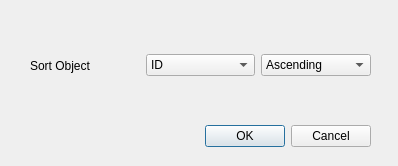
<?xml version="1.0" encoding="UTF-8"?>
<ui version="4.0">
 <class>SortDialog</class>
 <widget class="QDialog" name="SortDialog">
  <property name="geometry">
   <rect>
    <x>0</x>
    <y>0</y>
    <width>398</width>
    <height>166</height>
   </rect>
  </property>
  <property name="windowTitle">
   <string>Dialog</string>
  </property>
  <widget class="QDialogButtonBox" name="buttonBox">
   <property name="geometry">
    <rect>
     <x>30</x>
     <y>120</y>
     <width>341</width>
     <height>32</height>
    </rect>
   </property>
   <property name="orientation">
    <enum>Qt::Horizontal</enum>
   </property>
   <property name="standardButtons">
    <set>QDialogButtonBox::Cancel|QDialogButtonBox::Ok</set>
   </property>
  </widget>
  <widget class="QWidget" name="horizontalLayoutWidget">
   <property name="geometry">
    <rect>
     <x>30</x>
     <y>40</y>
     <width>341</width>
     <height>51</height>
    </rect>
   </property>
   <layout class="QHBoxLayout" name="horizontalLayout_5">
    <item>
     <widget class="QLabel" name="label_21">
      <property name="text">
       <string>Sort Object</string>
      </property>
     </widget>
    </item>
    <item>
     <widget class="QComboBox" name="sortTarget">
      <property name="currentText">
       <string>ID</string>
      </property>
      <item>
       <property name="text">
        <string>ID</string>
       </property>
      </item>
      <item>
       <property name="text">
        <string>Name</string>
       </property>
      </item>
      <item>
       <property name="text">
        <string>Gender</string>
       </property>
      </item>
      <item>
       <property name="text">
        <string>DOB</string>
       </property>
      </item>
      <item>
       <property name="text">
        <string>Hometown</string>
       </property>
      </item>
      <item>
       <property name="text">
        <string>Address</string>
       </property>
      </item>
     </widget>
    </item>
    <item>
     <widget class="QComboBox" name="sortOrder">
      <property name="currentText">
       <string>Ascending</string>
      </property>
      <item>
       <property name="text">
        <string>Ascending</string>
       </property>
      </item>
      <item>
       <property name="text">
        <string>Descending</string>
       </property>
      </item>
     </widget>
    </item>
   </layout>
  </widget>
 </widget>
 <resources/>
 <connections>
  <connection>
   <sender>buttonBox</sender>
   <signal>accepted()</signal>
   <receiver>SortDialog</receiver>
   <slot>accept()</slot>
   <hints>
    <hint type="sourcelabel">
     <x>248</x>
     <y>254</y>
    </hint>
    <hint type="destinationlabel">
     <x>157</x>
     <y>274</y>
    </hint>
   </hints>
  </connection>
  <connection>
   <sender>buttonBox</sender>
   <signal>rejected()</signal>
   <receiver>SortDialog</receiver>
   <slot>reject()</slot>
   <hints>
    <hint type="sourcelabel">
     <x>316</x>
     <y>260</y>
    </hint>
    <hint type="destinationlabel">
     <x>286</x>
     <y>274</y>
    </hint>
   </hints>
  </connection>
 </connections>
</ui>
